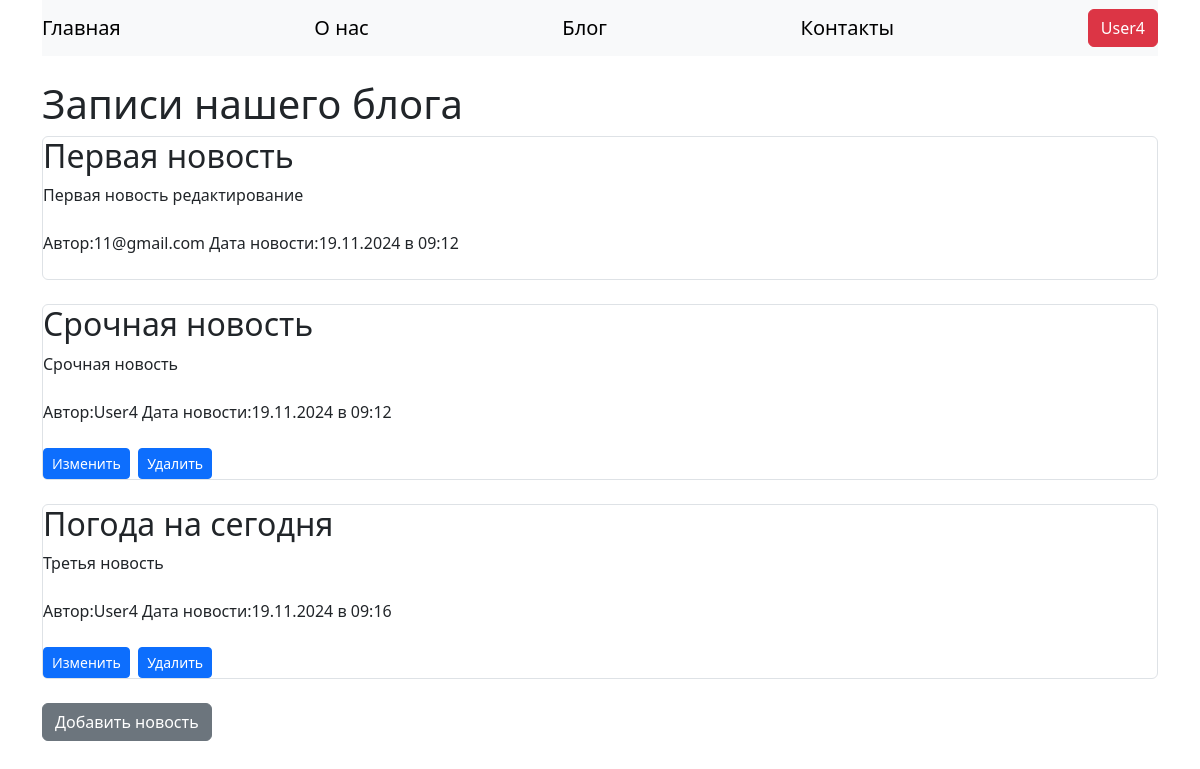
The page /blog (signed in) on the database its author committed.
### data/users.py (models this page shows, shortened)
class User(SqlAlchemyBase, UserMixin):
    __tablename__ = 'users'
    id = sqlalchemy.Column(sqlalchemy.Integer, primary_key=True, autoincrement=True)
    name = sqlalchemy.Column(sqlalchemy.String, nullable=True)
    about = sqlalchemy.Column(sqlalchemy.String, nullable=True)
    email = sqlalchemy.Column(sqlalchemy.String, index=True, unique=True, nullable=True)
    hashed_password = sqlalchemy.Column(sqlalchemy.String, nullable=True)
    created_date = sqlalchemy.Column(sqlalchemy.DateTime, default=datetime.datetime.now())

### data/news.py (models this page shows, shortened)
class News(SqlAlchemyBase):
    __tablename__='news'
    id = sqlalchemy.Column(sqlalchemy.Integer, primary_key=True, autoincrement=True)
    title = sqlalchemy.Column(sqlalchemy.String, nullable=True)
    content = sqlalchemy.Column(sqlalchemy.String, nullable=True)
    created_date = sqlalchemy.Column(sqlalchemy.DateTime, default=datetime.datetime.now())
    is_private=sqlalchemy.Column(sqlalchemy.Boolean, default=True)
    user_id = sqlalchemy.Column(sqlalchemy.Integer, sqlalchemy.ForeignKey("users.id"))
    user = orm.relationship('User')

### main.py (the view)
@app.route('/blog')
def blog():
    db_sess = db_session.create_session()
    news = db_sess.query(News).filter(News.is_private != True)
    return render_template('blog.html', title='Новости', news=news)

### data/db_session.py (called while the page is built)
def create_session() -> Session:
    global __factory
    return __factory()

### main.py (called while the page is built)
@login_manager.user_loader
def user_loader(user_id):
    db_sess=db_session.create_session()
    return db_sess.query(User).get(user_id)

### templates/blog.html
{% extends "base.html" %}
{% block content %}
<br>
<h1>Записи нашего блога</h1>
{% for item in news %}
<div class="col border rounded">
        <h2>{{ item.title }}</h2>
            <div>
                {{ item.content }}
            </div><br>
            <div>
              Автор:{{ item.user.name }}
              Дата новости:{{ item.created_date.strftime('%d.%m.%Y в %H:%M') }}
            </div><br>
        {% if current_user.is_authenticated and current_user == item.user %}
            <div>
                <a class="btn btn-primary btn-sm" href="/blog/{{ item.id }}">Изменить</a>&nbsp;
                <a class="btn btn-primary btn-sm" href="/news_delete/{{ item.id }}">Удалить</a>
            </div>
        {% endif %}
</div><br>
    {% endfor %}
    {% if current_user.is_authenticated %}
        <a href="/add" class="btn btn-secondary">Добавить новость</a>
    {% endif %}
{% endblock %}
{% block footer %}
    <br>
{% endblock %}

### templates/base.html (shortened to what this page needs)
<!DOCTYPE html>
<html lang="ru">
<head>
    <link href="https://cdn.jsdelivr.net/npm/bootstrap@5.3.3/dist/css/bootstrap.min.css" rel="stylesheet"
>
    <link rel="stylesheet" href="static/css/style.css">
</head>
<body>
<div class="container">
    <header>
    <nav class="navbar navbar-light bg-light">
        <a href="/" class="navbar-brand">Главная</a>
        <a href="/aboutus" class="navbar-brand">О нас</a>
        <a href="/blog" class="navbar-brand">Блог</a>
        <a href="/contacts" class="navbar-brand">Контакты</a>
        {% if current_user.is_authenticated %}
        <a href="/logout" title="Нажмите, чтобы выйти" class="btn btn-danger">{{ current_user.name }}
        </a>
        {% else %}
        <a class="btn btn-primary" href="/register">Регистрация</a>
        <a class="btn btn-secondary "href="/login">Войти</a>
        {% endif%}
    </nav>
    </header>
    <main>
         {% block content %}{% endblock %}
    </main>
    <footer>
        {% block footer %}{% endblock %}
    </footer>
</div>
</body>
</html>

### static/css/style.css (style rules this page uses)
section, header, nav, article, aside, footer, main { display: block; }

### rows shown on the page
User: name "User4"
News: title "Первая новость", content "Первая новость редактирование", user.name "11@gmail.com", created_date "19.11.2024 в 09:12"
News: title "Срочная новость", content "Срочная новость", user.name "User4", created_date "19.11.2024 в 09:12"
News: title "Погода на сегодня", content "Третья новость", user.name "User4", created_date "19.11.2024 в 09:16"
